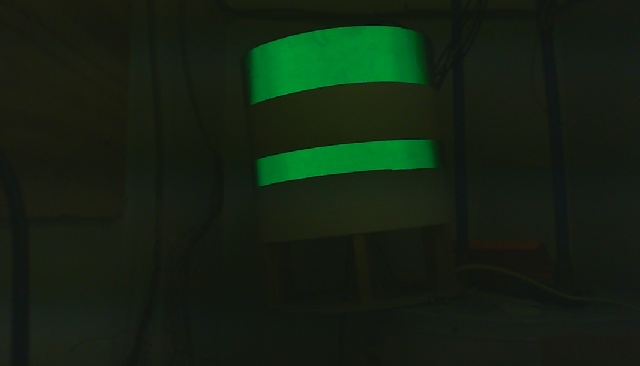
#> input picture boilertarget.jpg, 640 x 366 px, given in place of the camera
$ python boiler_locate.py   (Python 2 division)   (older library calls are emulated)
#> lines starting #> are read from the running program, lines starting #| are printed output that depends on the picture; after the words box and inside, x2 and y2 are one past the last pixel; in counts of white or black regions, pixels touching at a corner belong together; long printed decimals are rounded
import numpy as np
import cv2
import math
import random
from networktables import NetworkTable
import socket

logfile = open('log.txt', 'w')

addr = "10.45.34.12"
try:
    hostname = "roborio-4534-frc.local"
    addr = socket.gethostbyname(hostname)
    logfile.write(addr)
except:
    pass

NetworkTable.setIPAddress(addr)
NetworkTable.setClientMode()
NetworkTable.initialize()

logfile.write("Initialized")

table = NetworkTable.getTable('vision')

### GLOBALS ###

displayThreshold = False
### END GLOBALS ###
### CONSTANTS ###
# Camera's physical height (inches) above ground
cameraAltitude = 24

# Camera's Angle (degrees) above horizontal
cameraAngle = 30

# Height of center of target (inches) above ground
targetAltitude = 83

# Difference between camera hieght and target height, useful for the trig.
deltaAltitude = targetAltitude - cameraAltitude

# vertical size (inches) of vision target.
targetHeight = 6

# [6 lines of commented-out code are left out]
estimateDistanceSlope = 0.78818915774652
estimateDistanceIntercept = 4.637193403987
#distFunc2A = -0.1414458147376
#distFunc2B = -0.0675841969269

### END CONSTANTS ###
### CALIBRATION ###
# camera calibration
cameraRMS = 0.283286598231
cameraMatrix = np.float32([[1.12033194e+03, 0.0, 6.49786694e+02],
                           [0.0, 1.11455896e+03, 3.80918277e+02],
                           [0.0, 0.0, 1.0]])
cameraDistortion = np.float32([0.15190902, -0.78835469, 0.00402702, -0.00291226, -1.00032999])
# color calibration
calibrationTuple = ((70, 50, 57), (82, 179, 138), (0, 67, 0), (107, 131, 103))

calLowHSV, calHighHSV, calLowBGR, calHighBGR = calibrationTuple

# exposure
exposure = -9

cameraWidth = 580
### END CALIBRATION ###
### FUNCTIONS ###

# a clicking function, simply toggles the binary displayThreshold variable
# [5 lines left out: function clickFunc, not called in this run]

def findCorners2(contour):
    global w,h

    topLeftDistance = 9999999
    topRightDistance = 9999999
    bottomRightDistance = 9999999
    bottomLeftDistance = 9999999
    topLeft = topLeftOrigin = (0,0)
    topRight = topRightOrigin = (w,0)
    bottomRight = bottomRightOrigin = (w,h)
    bottomLeft = bottomLeftOrigin = (0,h)

    for pt2 in contour:
        x,y = pt2
        pt = (x,y)

        if distance(topLeftOrigin,pt) < topLeftDistance:
            topLeftDistance = distance(topLeftOrigin,pt)
            topLeft = pt

        if distance(topRightOrigin,pt) < topRightDistance:
            topRightDistance = distance(topRightOrigin,pt)
            topRight = pt

        if distance(bottomRightOrigin,pt) < bottomRightDistance:
            bottomRightDistance = distance(bottomRightOrigin,pt)
            bottomRight = pt

        if distance(bottomLeftOrigin,pt) < bottomLeftDistance:
            bottomLeftDistance = distance(bottomLeftOrigin,pt)
            bottomLeft = pt

    return (topLeft,topRight,bottomRight,bottomLeft)

# [24 lines left out: functions findExtremePoints, calculateAngle, not called in this run]

def calculateCenter(centerX, width):
    widthCenter = width / 2.0
    centerX = centerX * 1.0
    return (centerX - widthCenter) / widthCenter

def pixelsOffCenter(location, dimension):
    #determines center of dimension, then returns the number of pixels location is away from that center.
    dimensionCenter = dimension / 2
    return location - (dimensionCenter) # Negative values mean left/upwards of center.

def pixelsToInches(inputPixels, refPixels, refInches):
    #converts pixels to inches linear to refInches / refPixels.
    inputPixels = inputPixels * 1.0
    refPixels = refPixels * 1.0
    refInches = refInches * 1.0
    return inputPixels * refInches / refPixels

def simplifyContour(contour):

    # [31 lines of commented-out code are left out]
    rect = cv2.minAreaRect(contour)
    box = cv2.cv.BoxPoints(rect)
    box = np.int0(box)
    return box

# draws a point on screen
def drawPoint(img,pt,color=(0,255,0)):
    # pt is (y,x)
    cv2.circle(img,pt,4,color,-1)

# mathematical distance
def distance(p0,p1):
    return math.sqrt((p0[0] - p1[0])**2 + (p0[1] - p1[1])**2)

# computes the 2d transform matrix
# [103 lines left out: functions findTransform, mat2euler, not called in this run]

# [34 lines of commented-out code are left out]
def calculateLateralAngle(offCenterX, distance):
    return np.arcsin(offCenterX / distance)

def estimateDistance(pixelHeight):
    return (estimateDistanceSlope * pixelHeight) + estimateDistanceIntercept

def calculateDistanceToTarget(inchesOffCenterY):
    return (deltaAltitude + inchesOffCenterY) / np.tan(cameraAngle)

# [11 lines of commented-out code are left out]


# [22 lines left out: functions countCameras, arbitrateValue, not called in this run]

### END FUNCTIONS ###

# instantiate the video capture object
#cap = cv2.VideoCapture(countCameras())
cap = cv2.VideoCapture(1)

# get the width and height
w = cap.get(3)
h = cap.get(4)-114

# [8 lines of commented-out code are left out]
print "Boiler location program started..."
print "Good luck on your Mission!"
cap.set(12, .2)
cap.set(10, -.1)


t = 0
directory = "calibration-images"

# infinite loop until brokwnk
while(True):
    # [9 lines of commented-out code are left out]
    ret, frame = cap.read()
#> frame is the input picture: shape (366, 640, 3); mean B, G, R 18.6, 33.4, 20.5

    frame = frame[114:480, 0:640]
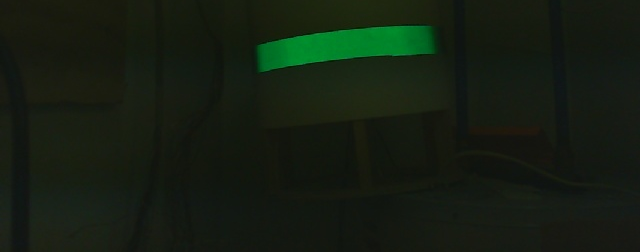
#> frame: shape (252, 640, 3); mean B, G, R 17.9, 29.9, 20.8

    # flip the frame (optional)
    #frame = cv2.flip(frame,1)
    #frame = cv2.flip(frame,0)

    t += 1
    if (t % 20 == 0):
        filename = "0" * (5 - len(str(t))) + str(t)
        filename = directory+"/"+filename+".jpg"
        logfile.write("Writing %s"%(filename))
        cv2.imwrite(filename, frame)
        logfile.write("Complete")

    try:
    # Our operations on the frame come here
        hsv = cv2.cvtColor(frame, cv2.COLOR_BGR2HSV)
#> hsv: shape (252, 640, 3); mean H, S, V 49, 96.9, 29.9
    except cv2.error:
        print "Camera not found. Exiting..."
        exit(1)


    cv2.imwrite('frame.jpg', frame)
    cv2.imwrite('hsv.jpg', hsv)

    # get the calibration values in
    hsvLow = np.array(list(calLowHSV))
    hsvHigh = np.array(list(calHighHSV))
    bgrLow = np.array(list(calLowBGR))
    bgrHigh = np.array(list(calHighBGR))

    # use the calibration values to mask out what we want
    mask = cv2.inRange(hsv, hsvLow, hsvHigh)
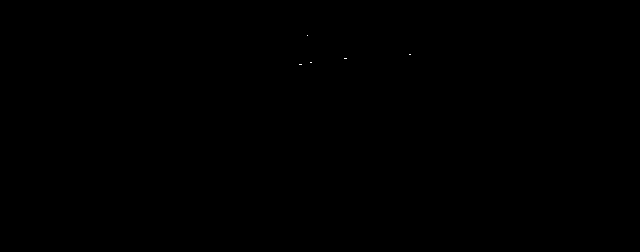
#> mask: shape (252, 640); 0.01% white in thin lines or dots, all inside (x1, y1, x2, y2) = (299, 35, 411, 65)
    mask2 = cv2.inRange(frame, bgrLow, bgrHigh)
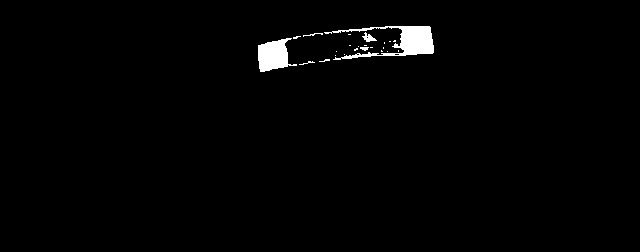
#> mask2: shape (252, 640); 1.4% white; 24 white regions (18 under 20 px), largest, box (x1, y1, x2, y2) and area: (324, 26, 434, 60) 1270, (258, 38, 297, 72) 833, (362, 32, 377, 42) 70, (303, 33, 323, 37) 27, (360, 47, 369, 51) 25, (299, 61, 315, 65) 21

    # combine the masks
    bw = cv2.bitwise_and(mask,mask2)

    # dilate the image to simplify small black bits
    bw = cv2.dilate(bw, None, None, None, 3)
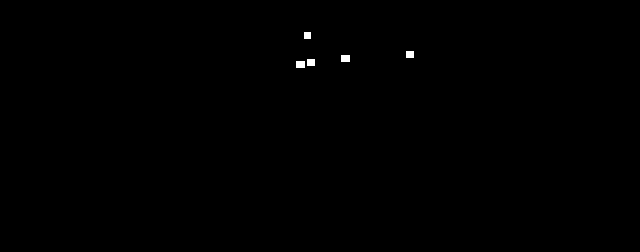
#> bw: shape (252, 640); 0.18% white; 5 white regions

    # contour it
    contours, hierarchy = cv2.findContours(bw,cv2.RETR_TREE,cv2.CHAIN_APPROX_SIMPLE)
#> contours = 5 contours; box (x1, y1, x2, y2) and area: (296, 61, 305, 68) 48, (341, 55, 350, 62) 48, (307, 59, 315, 66) 42, (406, 51, 414, 58) 42, (304, 32, 311, 39) 36

    # find the largest area contour
    largestArea = 0
    secondLargestArea = 0
    largestAreaIndex = -1
    secondLargestAreaIndex = -1
    for i in xrange(len(contours)):
        contours[i] = cv2.convexHull(contours[i])
        area = cv2.contourArea(contours[i])
        if area > largestArea:
            secondLargestArea = largestArea
            secondLargestAreaIndex = largestAreaIndex
            largestArea = area
            largestAreaIndex = i
        elif area > secondLargestArea:
            secondLargestArea = area
            secondLargestAreaIndex = i
#> this loop made 5 passes
#> area on passes 4 to 5: 42, 36
#> after the loop, largestArea = 48; largestAreaIndex = 0; secondLargestArea = 48; secondLargestAreaIndex = 2

    # if we have a largest area
    if(largestAreaIndex > -1):
        # get the contour
        topContour = contours[largestAreaIndex]
#> topContour = [[304, 61], [304, 67], [296, 67], [296, 61]]
        bottomContour = contours[secondLargestAreaIndex]
#> bottomContour = [[349, 55], [349, 61], [341, 61], [341, 55]]
        # simplify it (try to get it to 4 corners)
        topBox = simplifyContour(topContour)
#> in simplifyContour, `rect = cv2.minAreaRect(contour)`: rect = ((300, 64), (6, 8), -90)
#> in simplifyContour, `box = cv2.cv.BoxPoints(rect)`: box = ((304, 67), (296, 67), (296, 61), (304, 61))
#> in simplifyContour, `box = np.int0(box)`: box = [[304, 67], [296, 67], [296, 61], [304, 61]]
#> topBox = [[304, 67], [296, 67], [296, 61], [304, 61]]
        bottomBox = simplifyContour(bottomContour)
#> bottomBox = [[349, 61], [341, 61], [341, 55], [349, 55]]

        # draw it on screen
        cv2.drawContours(frame, [topBox], -1, (16,16,223), 3)
        cv2.drawContours(frame, [bottomBox], -1, (0,0,255), 3)
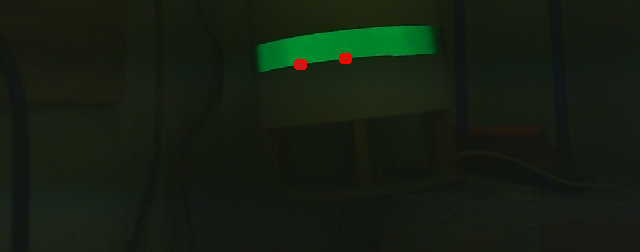
#> frame: shape (252, 640, 3); mean B, G, R 17.9, 29.7, 21.1
        dist = -777

        # if it has 4 corners
        if len(topBox) == 4 and len(bottomBox) == 4:
            # [7 lines of commented-out code are left out]

            aTop,bTop,cTop,dTop = findCorners2(topBox)
#> the loop in findCorners2, `for pt2 in contour:` made 4 passes
#> (x, y, topLeftDistance, topRightDistance, bottomRightDistance, bottomLeftDistance) on pass 1: (304, 67, 311.3, 342.6, 383.6, 355.9)
#> (x, y, topLeftDistance, bottomLeftDistance) on pass 2: (296, 67, 303.5, 349.1)
#> after the loop in findCorners2, `for pt2 in contour:`: bottomLeftDistance = 349.1; bottomRightDistance = 383.6; topLeftDistance = 302.2; topRightDistance = 341.5
#> aTop = (296, 61); bTop = (304, 61); cTop = (304, 67); dTop = (296, 67)
            aBottom,bBottom,cBottom,dBottom = findCorners2(bottomBox)
#> the loop in findCorners2 (call 2), `for pt2 in contour:` made 4 passes
#> (x, y, topLeftDistance, topRightDistance, bottomRightDistance, bottomLeftDistance) on pass 1: (349, 61, 354.3, 297.3, 348.1, 397.8)
#> (x, y, topLeftDistance, bottomLeftDistance) on pass 2: (341, 61, 346.4, 390.8)
#> aBottom = (341, 55); bBottom = (349, 55); cBottom = (349, 61); dBottom = (341, 61)

            #print (a,b,c,d)
            # draw the corners
            drawPoint(frame, aTop, (0,255,0))
            drawPoint(frame, bTop, (0,255,0))
#> in drawPoint (call 2), `cv2.circle(img,pt,4,color,-1)`: img: shape (252, 640, 3); mean B, G, R 17.8, 29.8, 21.1
            drawPoint(frame, cTop, (255,255,255))
#> in drawPoint (call 3), `cv2.circle(img,pt,4,color,-1)`: img: shape (252, 640, 3); mean B, G, R 17.9, 29.9, 21.1
            drawPoint(frame, dTop, (0,255,255))
#> in drawPoint (call 4), `cv2.circle(img,pt,4,color,-1)`: img: shape (252, 640, 3); mean B, G, R 17.9, 30, 21.1
            drawPoint(frame, aBottom, (255,0,0))
#> in drawPoint (call 5), `cv2.circle(img,pt,4,color,-1)`:
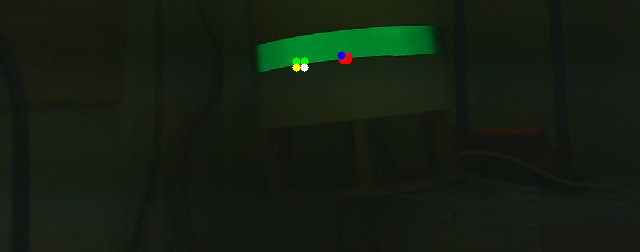
#> img: shape (252, 640, 3); mean B, G, R 18, 30, 21.1
            drawPoint(frame, bBottom, (255,0,0))
#> in drawPoint (call 6), `cv2.circle(img,pt,4,color,-1)`: img: shape (252, 640, 3); 0.03% of pixels changed, all inside (x1, y1, x2, y2) = (346, 51, 354, 60)
            drawPoint(frame, cBottom, (255,255,255))
#> in drawPoint (call 7), `cv2.circle(img,pt,4,color,-1)`: img: shape (252, 640, 3); mean B, G, R 18.1, 30, 21.1
            drawPoint(frame, dBottom, (255,0,255))
#> in drawPoint (call 8), `cv2.circle(img,pt,4,color,-1)`: img: shape (252, 640, 3); mean B, G, R 18.2, 30, 21.1


            # [12 lines of commented-out code are left out]
            centerXTarget = (cTop[0] + dTop[0] + cBottom[0] + dBottom[0]) / 4
#> centerXTarget = 322
            centerYTarget = (cTop[1] + dTop[1] + cBottom[1] + dBottom[1]) / 4
#> centerYTarget = 64
            drawPoint(frame, (int(centerXTarget), int(centerYTarget)), (0,0,0))
#> in drawPoint (call 9), `cv2.circle(img,pt,4,color,-1)`: img: shape (252, 640, 3); mean B, G, R 18.2, 30, 21.1
            drawPoint(frame, (int(w/2), int(centerYTarget)), (0,0,0))
#> in drawPoint (call 10), `cv2.circle(img,pt,4,color,-1)`: img: shape (252, 640, 3); mean B, G, R 18.2, 30, 21.1
            leftPixelHeight = distance(cTop, cBottom)
#> leftPixelHeight = 45.4
            rightPixelHeight = distance(dTop, dBottom)
#> rightPixelHeight = 45.4
            pixelHeight = (leftPixelHeight + rightPixelHeight) / 2
#> pixelHeight = 45.4

            # [38 lines of commented-out code are left out]

            pixelsOffCenterX = pixelsOffCenter(centerXTarget, w)
#> pixelsOffCenterX = 2
            inchesOffCenterX = pixelsToInches(pixelsOffCenterX, pixelHeight, targetHeight)
#> in pixelsToInches, `refPixels = refPixels * 1.0`: refPixels = 45.4
#> inchesOffCenterX = 0.264
            #angle = calculateLateralAngle(inchesOffCenterX, dist)
            #angle = arbitrateValue(estimateAngleFunction1(yTheta),estimateAngleFunction2(yTheta))
            #dist = distFt * 12
            if(pixelHeight != 0):
                dist = (targetHeight * h) / (2 * pixelHeight * math.tan(0.418224329) * 0.6305) # the angle  is a constant: the tangent of half of the camera's field of view angle.
#> dist = 59.43
            dist = estimateDistance(dist)
#> dist = 51.48
            centerValue = calculateCenter(centerXTarget, cameraWidth)
#> in calculateCenter, `centerX = centerX * 1.0`: centerX = 322
#> centerValue = 0.11
            centerValue = inchesOffCenterX
#> centerValue = 0.264
            angle = math.atan2(inchesOffCenterX , dist)
#> angle = 0.00513
            angle = math.degrees(angle)
#> angle = 0.294


            # publish
            table.putNumber('boilerDistance', dist)
            table.putNumber('boilerAngle', angle)
            table.putNumber('boilerCV', centerValue)

            print "dist:", dist
#| dist: 51.477
            print "angle:", angle
#| angle: 0.2942
            print "centerValue:", centerValue
#| centerValue: 0.2643
        else:
            table.putNumber('boilerDistance', -999)
            table.putNumber('boilerAngle', -999)
            table.putNumber('boilerCV', -999)

    else:
        table.putNumber('boilerDistance', -999)
        table.putNumber('boilerAngle', -999)
        table.putNumber('boilerCV', -999)

    cv2.imwrite('frame-out.jpg', frame)

# When everything done, release the capture
cap.release()

$ run again, on geartarget.jpg
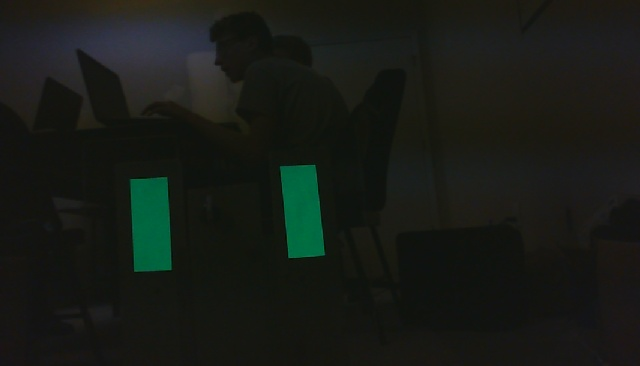
#> input picture geartarget.jpg, 640 x 366 px, given in place of the camera
#> frame is the input picture: shape (366, 640, 3); mean B, G, R 22, 27.1, 23.3
#> hsv: shape (252, 640, 3); mean H, S, V 43.8, 66.9, 25.7
#> mask: shape (252, 640); 0.1% white in thin lines or dots, all inside (x1, y1, x2, y2) = (130, 51, 325, 158)
#> `mask2 = cv2.inRange(frame, bgrLow, bgrHigh)`:
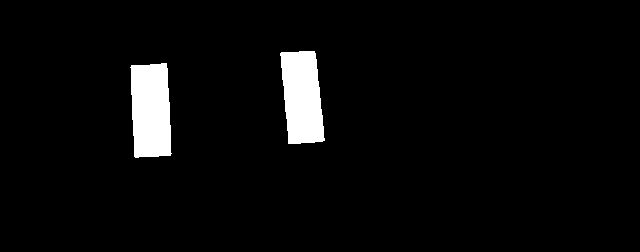
#> mask2: shape (252, 640); 4.2% white; 2 white regions, box (x1, y1, x2, y2) and area: (130, 63, 172, 158) 3454, (280, 51, 325, 144) 3304
#> `contours, hierarchy = cv2.findContours(bw,cv2.RETR_TREE,cv2.CHAIN_APPR..`: contours = 20 contours; largest, box (x1, y1, x2, y2) and area: (277, 49, 293, 71) 178, (167, 123, 174, 149) 150, (148, 60, 170, 68) 136, (296, 48, 318, 55) 126, (301, 139, 318, 146) 96
#> the loop `for i in xrange(len(contours)):` made 20 passes
#> area on passes 3, 6, 8, 9, 10, 11, 12, 13: 36, 42, 90, 84, 66, 90, 78, 36
#> after the loop `for i in xrange(len(contours)):`: contours = 20 contours; largest, box (x1, y1, x2, y2) and area: (277, 49, 293, 71) 246, (167, 123, 174, 149) 150, (148, 60, 170, 68) 142, (296, 48, 318, 55) 126, (301, 139, 318, 146) 96; largestArea = 245.5; largestAreaIndex = 18; secondLargestArea = 150; secondLargestAreaIndex = 6
#> topContour = [[292, 49], [292, 55], [284, 70], [278, 70], [277, 56], [277, 50], [282, 49]]
#> bottomContour = [[173, 123], [173, 148], [167, 148], [167, 123]]
#> rect = ((284.5, 59.5), (21, 15), -90)
#> in simplifyContour, `box = cv2.cv.BoxPoints(rect)`: box = ((292, 70), (277, 70), (277, 49), (292, 49))
#> in simplifyContour, `box = np.int0(box)`: box = [[292, 70], [277, 70], [277, 49], [292, 49]]
#> bottomBox = [[173, 148], [167, 148], [167, 123], [173, 123]]
#> the loop in findCorners2, `for pt2 in contour:` made 4 passes
#> (x, y, topLeftDistance, topRightDistance, bottomRightDistance, bottomLeftDistance) on pass 1: (292, 70, 300.3, 355, 392.7, 344.1)
#> after the loop in findCorners2, `for pt2 in contour:`: bottomLeftDistance = 331.4; bottomRightDistance = 392.7; topLeftDistance = 281.3; topRightDistance = 351.4
#> aTop = (277, 49); bTop = (292, 49); cTop = (292, 70); dTop = (277, 70)
#> the loop in findCorners2 (call 2), `for pt2 in contour:` made 4 passes
#> (x, y, topLeftDistance, topRightDistance, bottomRightDistance, bottomLeftDistance) on pass 1: (173, 148, 227.7, 489.9, 478.4, 201.9)
#> aBottom = (167, 123); bBottom = (173, 123); cBottom = (173, 148); dBottom = (167, 148)
#> img: shape (252, 640, 3); mean B, G, R 19.3, 25.3, 20.8
#> img: shape (252, 640, 3); mean B, G, R 19.3, 25.3, 20.8
#> img: shape (252, 640, 3); mean B, G, R 19.3, 25.4, 20.8
#> img: shape (252, 640, 3); mean B, G, R 19.4, 25.4, 20.8
#> img: shape (252, 640, 3); mean B, G, R 19.5, 25.4, 20.7
#> img: shape (252, 640, 3); mean B, G, R 19.5, 25.5, 20.7
#> img: shape (252, 640, 3); mean B, G, R 19.6, 25.4, 20.8
#> centerXTarget = 227
#> centerYTarget = 109
#> img: shape (252, 640, 3); mean B, G, R 19.6, 25.4, 20.8
#> in drawPoint (call 10), `cv2.circle(img,pt,4,color,-1)`:
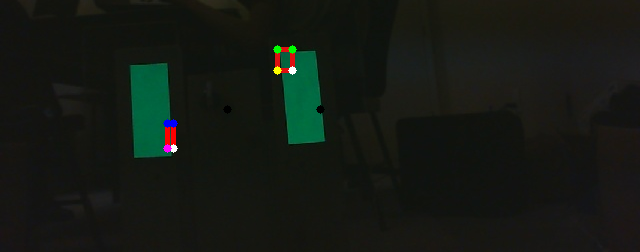
#> img: shape (252, 640, 3); mean B, G, R 19.6, 25.4, 20.8
#> leftPixelHeight = 142.3
#> rightPixelHeight = 134.8
#> pixelHeight = 138.6
#> pixelsOffCenterX = -93
#> refPixels = 138.6
#> inchesOffCenterX = -4.03
#> `dist = (targetHeight * h) / (2 * pixelHeight * math.tan(0.418224329) *..`: dist = 19.47
#> `dist = estimateDistance(dist)`: dist = 19.98
#> centerX = 227
#> `centerValue = calculateCenter(centerXTarget, cameraWidth)`: centerValue = -0.217
#> `centerValue = inchesOffCenterX`: centerValue = -4.03
#> `angle = math.atan2(inchesOffCenterX , dist)`: angle = -0.199
#> `angle = math.degrees(angle)`: angle = -11.39
#| dist: 19.983
#| angle: -11.394
#| centerValue: -4.027
